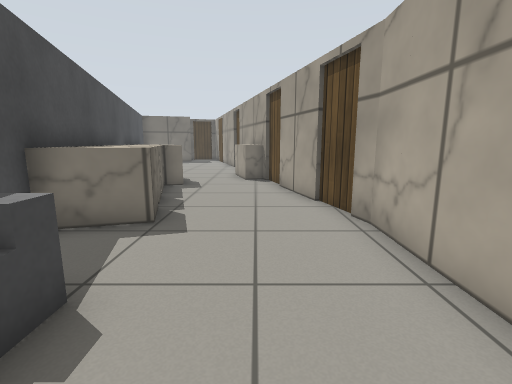
view 1 (above)

16 first-person views from a walk through a robot-simulator world made for Gazebo. The camera is 0.81 m above the floor, tilts 10° down and sees 85° across. The floor is counted in squares, 0.5 m on a side. Each view is taken from the middle of a square. On the plan, view 1 faces up. The plan holds only what a view shows up to about 15 squares ahead; the rest is blank. The place goes on beyond the plan. Some surface patterns are stand-ins.

view 2
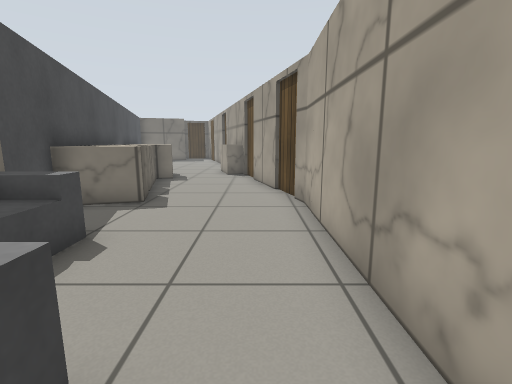

view 3
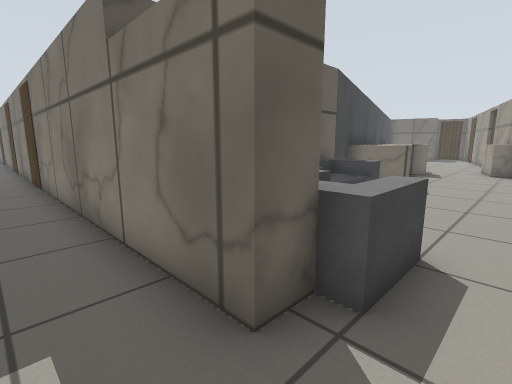

view 4
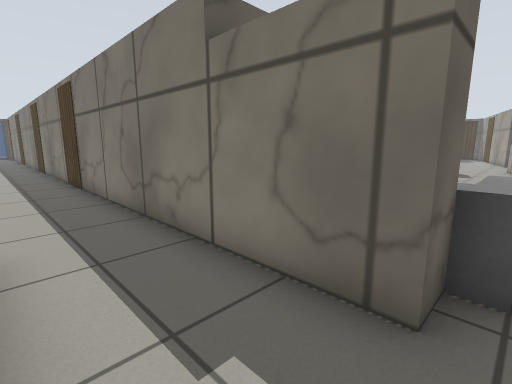

view 5
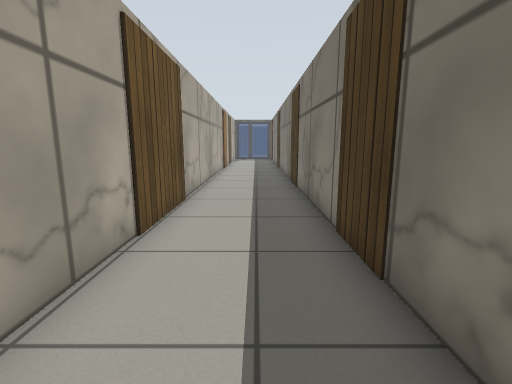

view 6
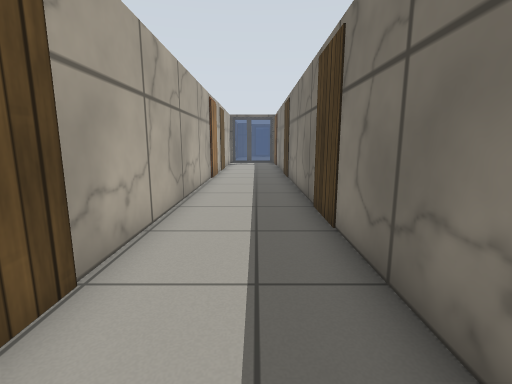

view 7
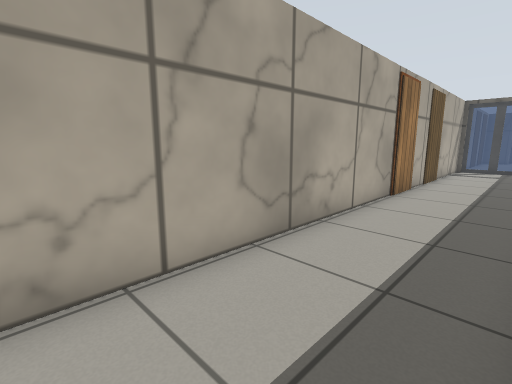

view 8
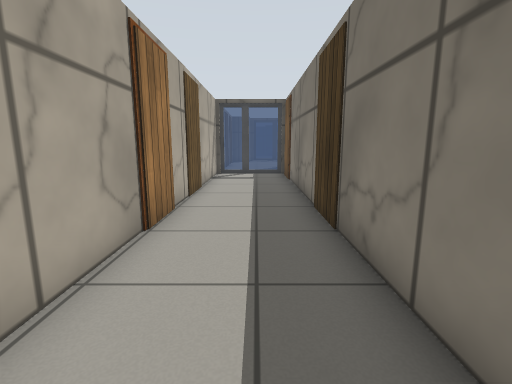

view 9
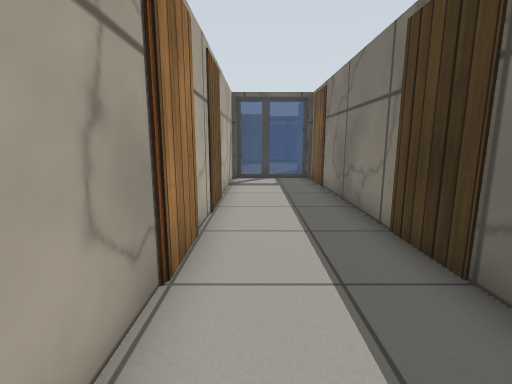

view 10
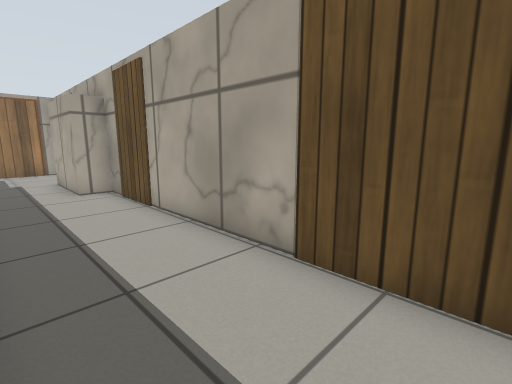

view 11
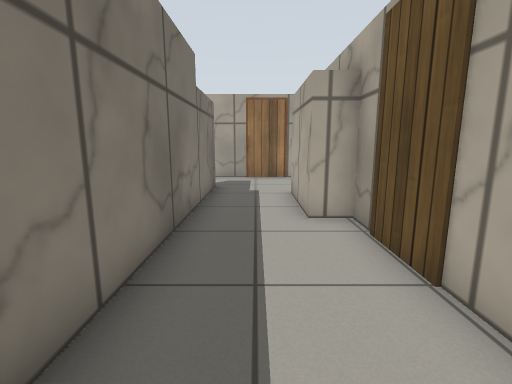

view 12
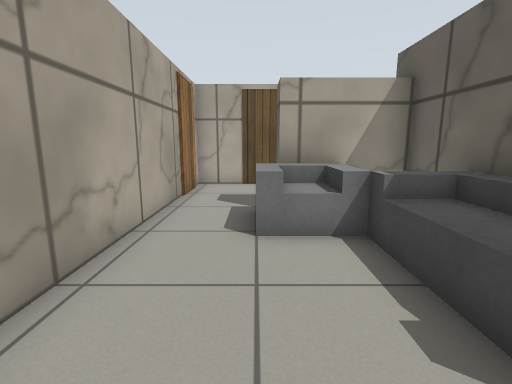

view 13
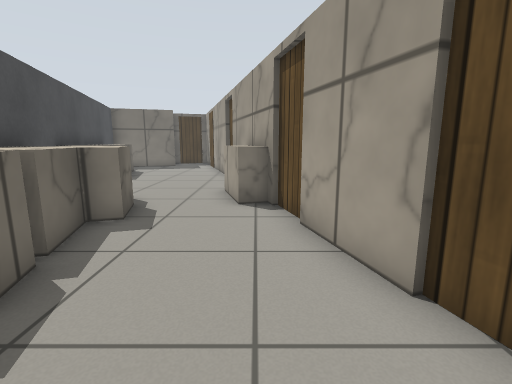

view 14
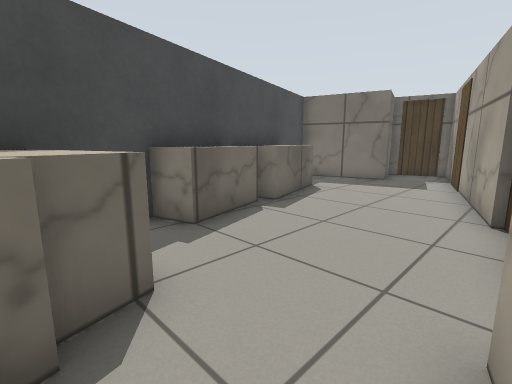

view 15
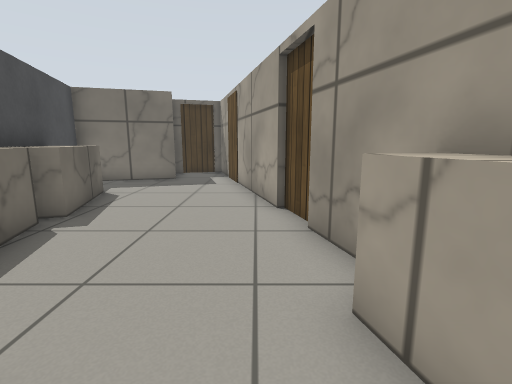

view 16
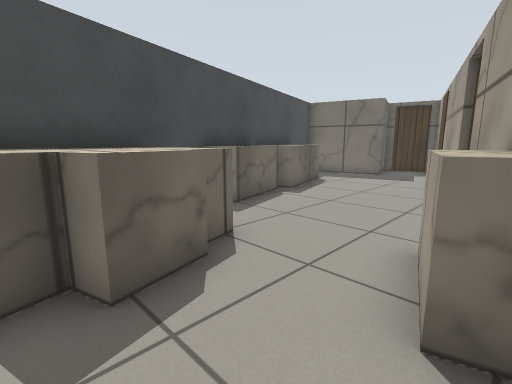

### Floor plan
Points are (right, up) in squares from view 1. A wall is a line through its corners. A room is listed if a view was taken in it or the views show most of it. See-through windows are left out.
Room 1 (views 1, 12, 13, 14, 15, 16)
walls: (2.3, 5.3) (0, 13.6); (-5, 8.1) (-3.5, 3); (0.9, 11.1) (0.6, 12.1); (2.3, -0.4) (2.3, 5.5)
low walls: (-2.5, 7) (-2.1, 5.6) (-4.1, 5); (-2.9, 8.5) (-2.6, 7.3); (-1.9, 2.8) (-1.9, -0.7) (0, -0.7); (-3.5, 10.6) (-3, 8.8); (0.4, 12.5) (-0.5, 12.3) (-1.1, 14.5); (-3.3, 12.3) (-2.8, 10.8)
ways out: opening at (1, -1) to room 2; opening at (-2, 13) to room 3
Room 2 (views 2, 3, 4, 5, 6, 7, 8, 9, 10, 11)
walls: (-26.1, -7.1) (-5.1, -7.1) (-5.1, -6.2) (-1.9, -6.2); (-0.9, -7.1) (2.3, -7.1); (-0.5, -2.6) (-0.5, -3.5) (-33.5, -3.5); (-35.8, -7.1) (-28, -7.1); (2.3, -4.6) (2.3, -0.4)
low walls: (0, -0.7) (0, -2.6) (-0.5, -2.6)
ways out: opening at (1, -1) to room 1
objects: door leaf (-36, -6); door leaf (-36, -5) to (-36, -4); door leaf (-35, -4) to (-34, -4); door leaf (-27, -7); door leaf (2, -6) to (2, -5)
Room 3 (no view inside)
walls: (-1.5, 18.8) (-3.9, 27.6); (-0.9, 17.6) (-1.3, 19); (0, 13.6) (-1, 17.3); (-6.3, 26.9) (-5.6, 24.7) (-9.3, 23.6) (-5.5, 9.9); (-4.6, 27.5) (-6, 27.1)
low walls: (-6.4, 17.6) (-5.7, 14.9) (-6.8, 14.6); (-7.1, 21.3) (-6.2, 18); (-3.9, 13.3) (-3.5, 12.1)
ways out: opening at (-2, 13) to room 1

Where each view was taken, in squares from view 1:
view 1: 0 up, 0 right, facing up
view 2: 2 down, 1 right, facing up
view 3: 5 down, 1 right, facing up-left
view 4: 6 down, 0 right, facing up-left
view 5: 5 down, 8 left, facing left
view 6: 5 down, 13 left, facing left
view 7: 4 down, 17 left, facing down-left
view 8: 5 down, 21 left, facing left
view 9: 6 down, 23 left, facing left
view 10: 4 down, 15 left, facing down-right
view 11: 5 down, 11 left, facing right
view 12: 4 up, 0 right, facing down
view 13: 5 up, 0 right, facing up
view 14: 12 up, 1 left, facing up-left
view 15: 12 up, 2 left, facing up
view 16: 10 up, 0 right, facing up-left
